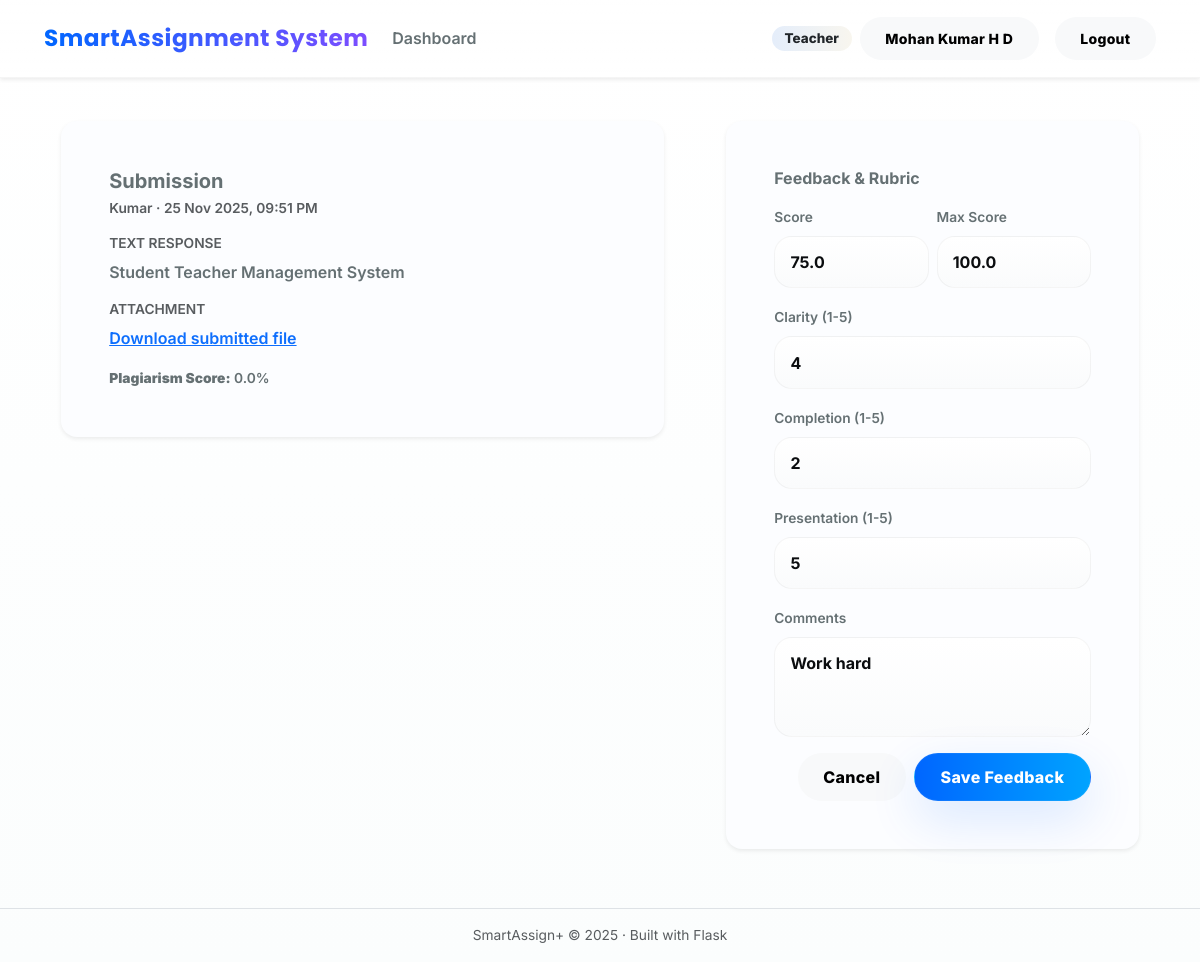
The page /teacher/submissions/1 (signed in) on the database its author committed.
### models.py (models this page shows, shortened)
class User(db.Model):
    __tablename__ = "users"
    id = db.Column(db.Integer, primary_key=True)
    name = db.Column(db.String(100), nullable=False)
    email = db.Column(db.String(120), unique=True, nullable=False)
    password_hash = db.Column(db.String(255), nullable=False)
    role = db.Column(db.String(20), nullable=False)  # 'teacher' or 'student'
    created_at = db.Column(db.DateTime, default=datetime.utcnow)
    assignments = db.relationship("Assignment", backref="teacher", lazy=True)
    submissions = db.relationship("Submission", backref="student", lazy=True)

class Submission(db.Model):
    __tablename__ = "submissions"
    id = db.Column(db.Integer, primary_key=True)
    assignment_id = db.Column(db.Integer, db.ForeignKey("assignments.id"), nullable=False)
    student_id = db.Column(db.Integer, db.ForeignKey("users.id"), nullable=False)
    text_response = db.Column(db.Text, nullable=True)
    file_path = db.Column(db.String(255), nullable=True)
    submitted_at = db.Column(db.DateTime, default=datetime.utcnow)
    status = db.Column(db.String(20), default="submitted")  # submitted / graded
    plagiarism_score = db.Column(db.Float, default=0.0)  # 0-100 %
    feedback = db.relationship("Feedback", backref="submission", uselist=False)

class Feedback(db.Model):
    __tablename__ = "feedback"
    id = db.Column(db.Integer, primary_key=True)
    submission_id = db.Column(db.Integer, db.ForeignKey("submissions.id"), nullable=False)
    teacher_id = db.Column(db.Integer, db.ForeignKey("users.id"), nullable=False)
    score = db.Column(db.Float, nullable=False)
    max_score = db.Column(db.Float, nullable=False)
    rubric_clarity = db.Column(db.Integer, nullable=False)      # 1-5
    rubric_completion = db.Column(db.Integer, nullable=False)   # 1-5
    rubric_presentation = db.Column(db.Integer, nullable=False) # 1-5
    comments = db.Column(db.Text, nullable=True)
    created_at = db.Column(db.DateTime, default=datetime.utcnow)
    teacher = db.relationship("User", backref="feedback_given", foreign_keys=[teacher_id])

### app.py (the view, shortened to what this page needs)
    @app.route("/teacher/submissions/<int:submission_id>", methods=["GET", "POST"])
    @login_required(role="teacher")
    def review_submission(submission_id):
        submission = Submission.query.get_or_404(submission_id)
        if submission.assignment.teacher_id != session["user_id"]:
            flash("You do not have permission to review this submission.", "danger")
            return redirect(url_for("teacher_dashboard"))
        return render_template("review_submission.html", submission=submission)

### templates/review_submission.html
{% extends "base.html" %}
{% block content %}
<div class="row">
    <div class="col-lg-7 mb-3">
        <div class="card shadow-sm border-0 rounded-4">
            <div class="card-body">
                <h2 class="h5 fw-bold mb-1">Submission</h2>
                <p class="text-muted small mb-3">
                    {{ submission.student.name }} · {{ submission.submitted_at.strftime('%d %b %Y, %I:%M %p') }}
                </p>
                {% if submission.text_response %}
                    <h6 class="fw-semibold small text-uppercase text-muted">Text Response</h6>
                    <p>{{ submission.text_response }}</p>
                {% endif %}
                {% if submission.file_path %}
                    <h6 class="fw-semibold small text-uppercase text-muted mt-3">Attachment</h6>
                    <a href="{{ url_for('uploaded_file', filename=submission.file_path) }}" target="_blank">
                        Download submitted file
                    </a>
                {% endif %}
                <p class="mt-3 mb-0 small">
                    <strong>Plagiarism Score:</strong> {{ submission.plagiarism_score }}%
                </p>
            </div>
        </div>
    </div>
    <div class="col-lg-5 mb-3">
        <div class="card shadow-sm border-0 rounded-4">
            <div class="card-body">
                <h2 class="h6 fw-bold mb-3">Feedback &amp; Rubric</h2>
                <form method="POST">
                    <div class="row g-2 mb-3">
                        <div class="col">
                            <label class="form-label small">Score</label>
                            <input type="number" step="0.01" class="form-control" name="score"
                                   value="{{ submission.feedback.score if submission.feedback else '' }}" required>
                        </div>
                        <div class="col">
                            <label class="form-label small">Max Score</label>
                            <input type="number" step="0.01" class="form-control" name="max_score"
                                   value="{{ submission.feedback.max_score if submission.feedback else 100 }}" required>
                        </div>
                    </div>
                    <div class="mb-3">
                        <label class="form-label small">Clarity (1-5)</label>
                        <input type="number" min="1" max="5" class="form-control" name="rubric_clarity"
                               value="{{ submission.feedback.rubric_clarity if submission.feedback else 3 }}" required>
                    </div>
                    <div class="mb-3">
                        <label class="form-label small">Completion (1-5)</label>
                        <input type="number" min="1" max="5" class="form-control" name="rubric_completion"
                               value="{{ submission.feedback.rubric_completion if submission.feedback else 3 }}" required>
                    </div>
                    <div class="mb-3">
                        <label class="form-label small">Presentation (1-5)</label>
                        <input type="number" min="1" max="5" class="form-control" name="rubric_presentation"
                               value="{{ submission.feedback.rubric_presentation if submission.feedback else 3 }}" required>
                    </div>
                    <div class="mb-3">
                        <label class="form-label small">Comments</label>
                        <textarea class="form-control" name="comments" rows="3">{{ submission.feedback.comments if submission.feedback else '' }}</textarea>
                    </div>
                    <div class="d-flex justify-content-end">
                        <a href="{{ url_for('view_assignment', assignment_id=submission.assignment_id) }}" class="btn btn-light me-2">
                            Cancel
                        </a>
                        <button type="submit" class="btn btn-primary">Save Feedback</button>
                    </div>
                </form>
            </div>
        </div>
    </div>
</div>
{% endblock %}

### templates/base.html (shortened to what this page needs)
<!doctype html>
<html lang="en">
<head>
    <link href="https://cdn.jsdelivr.net/npm/bootstrap@5.3.3/dist/css/bootstrap.min.css" rel="stylesheet">
    <link rel="stylesheet" href="{{ url_for('static', filename='css/styles.css') }}">
</head>
<body>
    <nav class="navbar navbar-expand-lg navbar-dark bg-gradient-primary shadow-sm">
        <div class="container-fluid">
            <a class="navbar-brand fw-bold" href="{{ url_for('index') }}">SmartAssignment System </a>
            <div class="collapse navbar-collapse" id="navbarNav">
                <ul class="navbar-nav me-auto mb-2 mb-lg-0">
                    {% if session.get('role') == 'teacher' %}
                        <li class="nav-item">
                            <a class="nav-link" href="{{ url_for('teacher_dashboard') }}">Dashboard</a>
                        </li>
                    {% endif %}
                </ul>
                <ul class="navbar-nav ms-auto">
                    {% if session.get('user_id') %}
                        <li class="nav-item d-flex align-items-center me-3">
                            <span class="badge rounded-pill bg-light text-dark me-2 text-capitalize">
                                {{ session.get('role') }}
                            </span>
                            <span class="btn btn-light btn-sm">
                                {{ session.get('user_name') }}
                            </span>
                        </li>
                        <li class="nav-item">
                            <a class="btn btn-light btn-sm" href="{{ url_for('logout') }}">Logout</a>
                        </li>
                    {% endif %}
                </ul>
            </div>
        </div>
    </nav>
    <main class="py-4">
        <div class="container">
            {% block content %}{% endblock %}
        </div>
    </main>
    <footer class="py-3 border-top small text-muted text-center">
        <div class="container">
            SmartAssign+ &copy; {{ now.year }} · Built with Flask
        </div>
    </footer>
</body>
</html>

### static/css/styles.css (style rules this page uses)
:root { --bg-1:#ffffff; --bg-2:#fbfdfd; --surface:#fcfdff; --glass: rgba(255,255,255,0.96); --ink:#0b0d0f; --muted:#657073; --radius-xs:8px; --radius-sm:12px; --radius-md:18px; --radius-lg:28px; --shadow-1:0 6px 20px rgba(11,13,15,0.06); --shadow-2:0 24px 70px rgba(11,13,15,0.08); --transition-fast:160ms cubic-bezier(.4,0,.2,1); --transition-base:420ms cubic-bezier(.2,0,.12,1); --accent-a:#0066ff; --accent-b:#00a3ff; --accent-c:#ffd166; --accent-d:#ff6b6b; --accent-e:#7c4dff; --accent-soft-a:rgba(0,102,255,0.08); --accent-soft-b:rgba(0,163,255,0.08); --accent-soft-c:rgba(255,209,102,0.08); --glass-border:linear-gradient(180deg, rgba(255,255,255,0.7), rgba(255,255,255,0.55)); }
*,:before,:after { box-sizing:border-box }
html,body { height:100% }
body { margin:0; font-family:'Inter',system-ui,-apple-system,'Segoe UI',Roboto,'Helvetica Neue',Arial; background:linear-gradient(180deg,var(--bg-1),var(--bg-2)); color:var(--ink); -webkit-font-smoothing:antialiased; }
.navbar { display:flex; align-items:center; justify-content:space-between; gap:1rem; padding:1rem 2rem; background:linear-gradient(180deg,rgba(255,255,255,0.98),rgba(255,255,255,0.95)); backdrop-filter:blur(8px); border-bottom:1px solid rgba(11,13,15,0.04); box-shadow:var(--shadow-1); position:sticky; top:0; z-index:1200; }
.navbar-brand { font-family:'Poppins',sans-serif; font-weight:700; font-size:1.45rem; letter-spacing:0.02em; background:linear-gradient(90deg,var(--accent-a),var(--accent-e)); -webkit-background-clip:text; background-clip:text; color:transparent; }
.nav-link { position:relative; padding:0.5rem 0.9rem; border-radius:999px; font-weight:600; color:var(--muted); text-decoration:none; transition:all var(--transition-fast); }
.nav-link::after { content:''; position:absolute; left:8%; right:8%; bottom:6px; height:3px; border-radius:6px; background:linear-gradient(90deg,#4e54c8,#8f94fb); opacity:0; transform:translateY(6px); transition:all var(--transition-fast); }
.card { position:relative; background:var(--surface); border-radius:var(--radius-lg); padding:2rem; margin:1.2rem; border:1px solid rgba(11,13,15,0.03); box-shadow:var(--shadow-2); transition:transform var(--transition-base),box-shadow var(--transition-base),filter var(--transition-base); }
.card-body { color:var(--muted); font-weight:600; line-height:1.6; }
.btn { display:inline-flex; align-items:center; justify-content:center; border-radius:999px; padding:0.68rem 1.6rem; font-weight:800; letter-spacing:0.02em; cursor:pointer; border:none; position:relative; overflow:hidden; transition:transform var(--transition-fast),box-shadow var(--transition-fast),filter var(--transition-fast); }
.btn-primary { background:linear-gradient(90deg,var(--accent-a),var(--accent-b)); color:#fff; box-shadow:0 18px 50px rgba(0,102,255,0.14); border:1px solid rgba(255,255,255,0.06); }
.badge { display:inline-block; padding:0.34rem 0.8rem; border-radius:999px; background:linear-gradient(90deg,var(--accent-soft-a),var(--accent-soft-c)); color:var(--ink); font-weight:800; font-size:0.84rem; }
.form-control,.form-select { width:100%; padding:0.82rem 0.95rem; border-radius:var(--radius-md); background:linear-gradient(180deg,#fff,#fafbfc); border:1px solid rgba(11,13,15,0.04); color:var(--ink); font-weight:700; transition:box-shadow var(--transition-fast),border-color var(--transition-fast); }
.form-control::placeholder { color:var(--muted); font-weight:600; }
footer { padding:1.2rem 1rem; text-align:center; color:var(--muted); border-top:1px solid rgba(11,13,15,0.02); }
.text-muted { color:var(--muted) }
.small { font-size:0.86rem }

### rows shown on the page
User: student.name "Kumar"
Submission: submitted_at "25 Nov 2025, 09:51 PM", text_response "Student Teacher Management System", plagiarism_score "0.0"
Feedback: score "75.0", max_score "100.0", rubric_clarity "4", rubric_completion "2", rubric_presentation "5", comments "Work hard"

### other values the page prints
{{ session.get('role') }} "Teacher"
{{ session.get('user_name') }} "Mohan Kumar H D"
